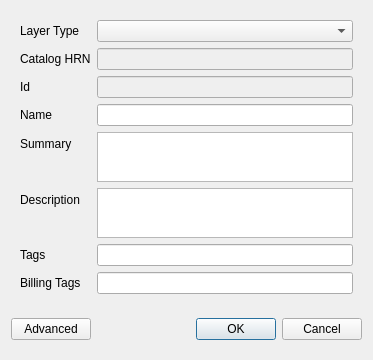
<?xml version="1.0" encoding="UTF-8"?>
<ui version="4.0">
 <class>Dialog</class>
 <widget class="QDialog" name="Dialog">
  <property name="geometry">
   <rect>
    <x>0</x>
    <y>0</y>
    <width>404</width>
    <height>415</height>
   </rect>
  </property>
  <property name="sizePolicy">
   <sizepolicy hsizetype="Fixed" vsizetype="Preferred">
    <horstretch>0</horstretch>
    <verstretch>0</verstretch>
   </sizepolicy>
  </property>
  <property name="windowTitle">
   <string>Edit XYZ Hub Space</string>
  </property>
  <property name="sizeGripEnabled">
   <bool>false</bool>
  </property>
  <layout class="QVBoxLayout" name="verticalLayout">
   <property name="sizeConstraint">
    <enum>QLayout::SetFixedSize</enum>
   </property>
   <item>
    <widget class="QWidget" name="widget" native="true">
     <property name="sizePolicy">
      <sizepolicy hsizetype="Preferred" vsizetype="Expanding">
       <horstretch>0</horstretch>
       <verstretch>0</verstretch>
      </sizepolicy>
     </property>
     <layout class="QFormLayout" name="formLayout">
      <item row="0" column="0">
       <widget class="QLabel" name="label_6">
        <property name="text">
         <string>Layer Type</string>
        </property>
       </widget>
      </item>
      <item row="0" column="1">
       <widget class="QComboBox" name="comboBox_layer_type">
        <property name="enabled">
         <bool>true</bool>
        </property>
        <property name="sizePolicy">
         <sizepolicy hsizetype="Preferred" vsizetype="Preferred">
          <horstretch>0</horstretch>
          <verstretch>0</verstretch>
         </sizepolicy>
        </property>
       </widget>
      </item>
      <item row="1" column="0">
       <widget class="QLabel" name="label_10">
        <property name="text">
         <string>Catalog HRN</string>
        </property>
       </widget>
      </item>
      <item row="1" column="1">
       <widget class="QLineEdit" name="lineEdit_catalog_hrn">
        <property name="enabled">
         <bool>false</bool>
        </property>
       </widget>
      </item>
      <item row="2" column="0">
       <widget class="QLabel" name="label_2">
        <property name="text">
         <string>Id</string>
        </property>
       </widget>
      </item>
      <item row="2" column="1">
       <widget class="QLineEdit" name="lineEdit_id">
        <property name="enabled">
         <bool>false</bool>
        </property>
       </widget>
      </item>
      <item row="3" column="0">
       <widget class="QLabel" name="label">
        <property name="text">
         <string>Name</string>
        </property>
       </widget>
      </item>
      <item row="3" column="1">
       <widget class="QLineEdit" name="lineEdit_title"/>
      </item>
      <item row="4" column="0">
       <widget class="QLabel" name="label_7">
        <property name="text">
         <string>Summary</string>
        </property>
       </widget>
      </item>
      <item row="4" column="1">
       <widget class="QPlainTextEdit" name="plainTextEdit_summary">
        <property name="sizePolicy">
         <sizepolicy hsizetype="Expanding" vsizetype="Preferred">
          <horstretch>0</horstretch>
          <verstretch>0</verstretch>
         </sizepolicy>
        </property>
        <property name="maximumSize">
         <size>
          <width>16777215</width>
          <height>50</height>
         </size>
        </property>
       </widget>
      </item>
      <item row="5" column="0">
       <widget class="QLabel" name="label_3">
        <property name="text">
         <string>Description</string>
        </property>
       </widget>
      </item>
      <item row="5" column="1">
       <widget class="QPlainTextEdit" name="plainTextEdit_description">
        <property name="sizePolicy">
         <sizepolicy hsizetype="Expanding" vsizetype="Preferred">
          <horstretch>0</horstretch>
          <verstretch>0</verstretch>
         </sizepolicy>
        </property>
        <property name="maximumSize">
         <size>
          <width>16777215</width>
          <height>50</height>
         </size>
        </property>
       </widget>
      </item>
      <item row="6" column="0">
       <widget class="QLabel" name="label_5">
        <property name="text">
         <string>Tags</string>
        </property>
       </widget>
      </item>
      <item row="6" column="1">
       <widget class="QLineEdit" name="lineEdit_tags"/>
      </item>
      <item row="7" column="0">
       <widget class="QLabel" name="label_8">
        <property name="text">
         <string>Billing Tags</string>
        </property>
       </widget>
      </item>
      <item row="7" column="1">
       <widget class="QLineEdit" name="lineEdit_billing_tags"/>
      </item>
     </layout>
    </widget>
   </item>
   <item>
    <widget class="QWidget" name="widget_btn" native="true">
     <layout class="QHBoxLayout" name="horizontalLayout_3">
      <property name="leftMargin">
       <number>0</number>
      </property>
      <property name="rightMargin">
       <number>0</number>
      </property>
      <item>
       <widget class="QPushButton" name="btn_advanced">
        <property name="text">
         <string>Advanced</string>
        </property>
       </widget>
      </item>
      <item>
       <widget class="QDialogButtonBox" name="buttonBox">
        <property name="orientation">
         <enum>Qt::Horizontal</enum>
        </property>
        <property name="standardButtons">
         <set>QDialogButtonBox::Cancel|QDialogButtonBox::Ok</set>
        </property>
       </widget>
      </item>
     </layout>
    </widget>
   </item>
  </layout>
 </widget>
 <tabstops>
  <tabstop>comboBox_layer_type</tabstop>
  <tabstop>lineEdit_catalog_hrn</tabstop>
  <tabstop>lineEdit_id</tabstop>
  <tabstop>lineEdit_title</tabstop>
  <tabstop>plainTextEdit_summary</tabstop>
  <tabstop>plainTextEdit_description</tabstop>
  <tabstop>lineEdit_tags</tabstop>
  <tabstop>lineEdit_billing_tags</tabstop>
 </tabstops>
 <resources/>
 <connections>
  <connection>
   <sender>buttonBox</sender>
   <signal>accepted()</signal>
   <receiver>Dialog</receiver>
   <slot>accept()</slot>
   <hints>
    <hint type="sourcelabel">
     <x>257</x>
     <y>308</y>
    </hint>
    <hint type="destinationlabel">
     <x>157</x>
     <y>274</y>
    </hint>
   </hints>
  </connection>
  <connection>
   <sender>buttonBox</sender>
   <signal>rejected()</signal>
   <receiver>Dialog</receiver>
   <slot>reject()</slot>
   <hints>
    <hint type="sourcelabel">
     <x>325</x>
     <y>308</y>
    </hint>
    <hint type="destinationlabel">
     <x>286</x>
     <y>274</y>
    </hint>
   </hints>
  </connection>
 </connections>
</ui>
